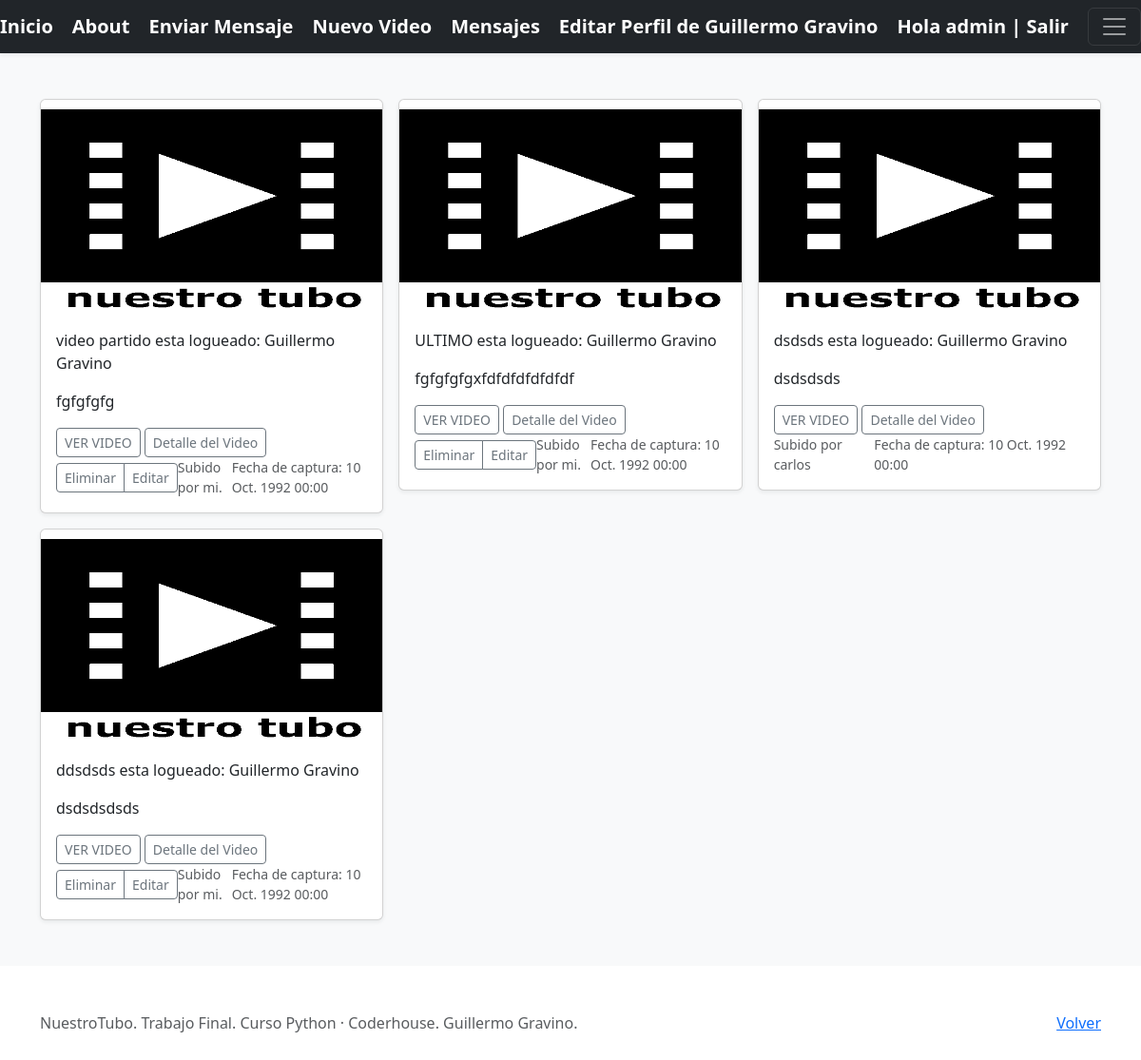
/videos/list (signed in), run on the app's committed database.
### AdminVideos/models.py (models this page shows, shortened)
class Profile(models.Model):
     user = models.OneToOneField(User, on_delete=models.CASCADE, related_name="profile")
     nombre_completo = models.CharField(max_length=80, blank=False)
     avatar = models.ImageField(upload_to="avatares", null=True, blank=True)
     @property
     def avatar_url(self):
        return self.avatar.url if self.avatar else ''

class Video(models.Model):
    nombre_video = models.CharField(max_length=30)
    url_video = models.CharField(max_length=80, blank=False)
    descripcion_video = models.CharField(max_length=300)
    quienes_aparecen = models.CharField('Ingrese el nombre y apellido de quienes participan en el video, separados por coma', max_length=120, blank=False)
    propietario = models.ForeignKey(to=User, on_delete=models.CASCADE, related_name="propietario")
    image = models.ImageField(upload_to="videos/", null=True, blank=True)
    fecha_video= models.DateTimeField()
    @property
    def image_url(self):
        return self.image.url if self.image else '/media/videos/nuestrotubo.png'

### AdminVideos/views.py (the view)
# urls.py: path('videos/list', VideoList.as_view(), name="videos-list"),
class VideoList(ListView):
    model = Video
    context_object_name = "videos"
    def get_queryset(self):
        query  =  self.request.user.profile.nombre_completo # aquí irá el nombre del usuario logueado
        object_list = Video.objects.filter(quienes_aparecen__icontains=query)
        return object_list

### AdminVideos/templates/AdminVideos/video_list.html
{% extends "AdminVideos/index.html" %}
{% load static %}
 {% block un_video %}
<div class="row row-cols-1 row-cols-sm-2 row-cols-md-3 g-3">
{% if user.is_authenticated %}
  {% if videos %}
    {% for video in videos %}
        <div class="col">
          <div class="card shadow-sm">
            <img class="card-img-top" style="height: 225px; width: 100%; display: block" src="{{video.image_url}}" data-holder-rendered="true">
            <div class="card-body">
          <p class="card-text">{{ video.nombre_video }} esta logueado: {{user.profile.nombre_completo}}</p>
              <p class="card-text">{{ video.descripcion_video }}</p>
              <a href="{{video.url_video}}" type="button" class="btn btn-sm btn-outline-secondary">VER VIDEO</a>
              <a href="{% url 'videos-detail' video.id %}" type="button" class="btn btn-sm btn-outline-secondary">Detalle del Video</a>
              <div class="d-flex justify-content-between align-items-center">
              {% if user.id == video.propietario.id %}
                <div class="btn-group">
                  <a href="{% url 'videos-delete' video.id %}" type="button" class="btn btn-sm btn-outline-secondary">Eliminar</a>
                  <a href="{% url 'videos-update' video.id %}" type="button" class="btn btn-sm btn-outline-secondary">Editar</a>
                </div>
                <small class="text-muted">Subido por mi.</small>
              {% else %}
              <small class="text-muted">Subido por {{ video.propietario }}</small>
              {% endif %}
                  <small class="text-muted">Fecha de captura: {{ video.fecha_video }}</small>
              </div>
            </div>
          </div>
        </div>
      {% endfor %}
  {% else %}
  <h1>Aún no hay videos en los que aparecés</h1>
  {% endif %}
{% else %}
  <h1>logueese para ver videos</h1>
{% endif %}
  {% endblock %}

### AdminVideos/templates/AdminVideos/base.html (shortened to what this page needs)
<!DOCTYPE html>
<html lang="es-AR">
<head>
   {% load static %}
<link href="{% static 'AdminVideos/css/bootstrap.min.css' %}" rel="stylesheet">
  </head>
  <body>
<header>
  <div class="navbar navbar-dark bg-dark shadow-sm">
  <a href="{% url 'videos-list' %}" class="navbar-brand d-flex align-items-center">
    <strong>Inicio</strong>
  </a>
  <a href="{% url 'about' %}" class="navbar-brand d-flex align-items-center">
    <strong>About</strong>
  </a>
  <a href="{% url 'mensaje-create' %}" class="navbar-brand d-flex align-items-center">
    <strong>Enviar Mensaje</strong>
  </a>
      {% if user.is_authenticated  %}
        <a href="{% url 'videos-create' %}" class="navbar-brand d-flex align-items-center">
          <strong>Nuevo Video</strong>
        </a>
        <a href="{% url 'mensaje-list' %}" class="navbar-brand d-flex align-items-center">
          <strong>Mensajes</strong>
        </a>
        {% if user.profile %}
        <a href="{% url 'profile-update' user.profile.id %}" class="navbar-brand d-flex align-items-center">
          <strong>Editar Perfil de {{user.profile.nombre_completo}}</strong>
        </a>
        {% else %}
        <a href="{% url 'profile-create' %}" class="navbar-brand d-flex align-items-center">
          <strong>Completar Perfil</strong>
        </a>
        {% endif %}
        <a href="{% url 'logout' %}" class="navbar-brand d-flex align-items-center">
          <strong>Hola {{user.username}} | Salir</strong>
        </a>
      {% endif %}
      <button class="navbar-toggler" type="button" data-bs-toggle="collapse" data-bs-target="#navbarHeader" aria-controls="navbarHeader" aria-expanded="false" aria-label="Toggle navigation">
        <span class="navbar-toggler-icon"></span>
      </button>
    </div>
</header>
{% block principal %}
{% endblock %}
<footer class="text-muted py-5">
    <div class="container">
      <p class="float-end mb-1">
        <a href="{% url 'videos-list' %}">Volver</a>
      </p>
      <p class="mb-1">NuestroTubo. Trabajo Final. Curso Python · Coderhouse. Guillermo Gravino.</p>
    </div>
  </footer>
  </body></html>

### data on the page
Video: nombre_video "video partido", descripcion_video "fgfgfgfg", shows "Eliminar", fecha_video "10 Oct. 1992 00:00"
Video: nombre_video "ULTIMO", descripcion_video "fgfgfgfgxfdfdfdfdfdfdf", shows "Eliminar", fecha_video "10 Oct. 1992 00:00"
Video: nombre_video "dsdsds", descripcion_video "dsdsdsds", propietario "carlos", fecha_video "10 Oct. 1992 00:00"
Video: nombre_video "ddsdsds", descripcion_video "dsdsdsdsds", shows "Eliminar", fecha_video "10 Oct. 1992 00:00"

### other printed values
{{ user.profile.nombre_completo }} "Guillermo Gravino"
{{ user.username }} "admin"
